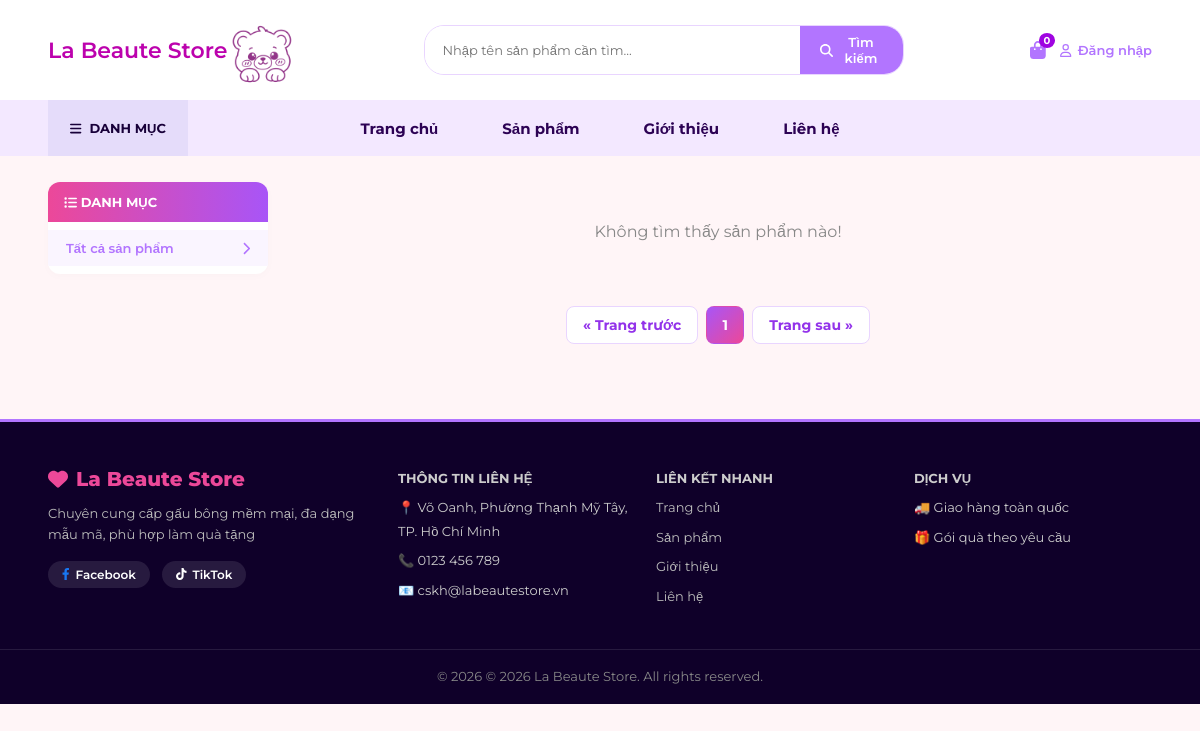
The page /products.php on the database as committed earlier.
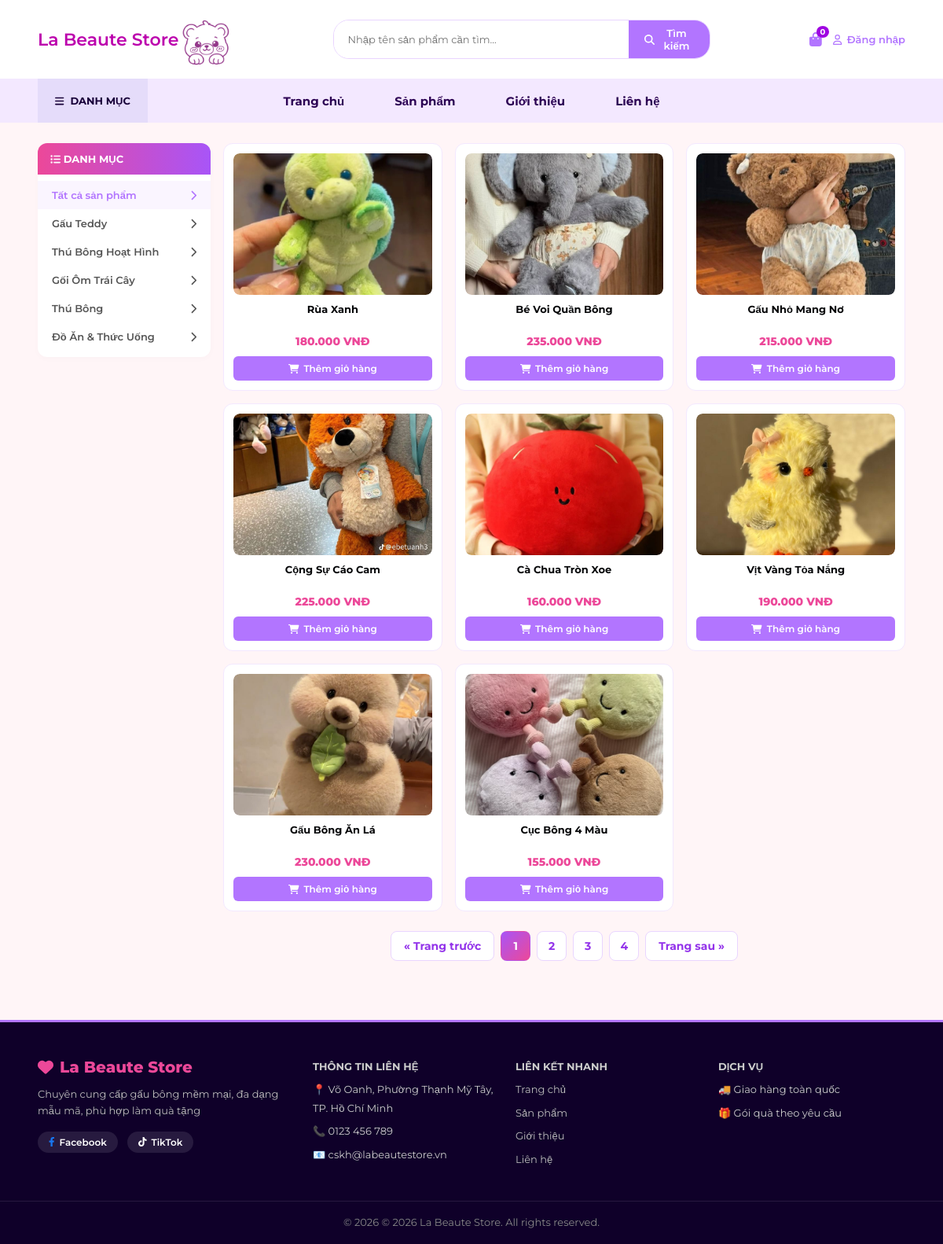
The same page on the database as committed later.
### tables this page shows
CREATE TABLE IF NOT EXISTS categories (
    id INT AUTO_INCREMENT PRIMARY KEY,
    name VARCHAR(100) NOT NULL,
    status TINYINT DEFAULT 1
);

CREATE TABLE IF NOT EXISTS products (
    id INT AUTO_INCREMENT PRIMARY KEY,
    category_id INT NOT NULL,
    name VARCHAR(255) NOT NULL,
    price DECIMAL(10,2) NOT NULL,
    thumbnail VARCHAR(255) NOT NULL,
    description LONGTEXT NULL,
    created_at TIMESTAMP DEFAULT CURRENT_TIMESTAMP,
    FOREIGN KEY (category_id) REFERENCES categories(id) ON DELETE CASCADE
);

### models/Product.php (called while the page is built, shortened)
<?php
class Product {
    private $conn;
    private $table = "products";
    public function __construct($db_conn) {
        $this->conn = $db_conn;
    }
    public function getAll($keyword = '', $category_id = 0, $limit = 0, $offset = 0) {
        $sql = "SELECT p.*, c.name AS category_name
                FROM " . $this->table . " p
                LEFT JOIN categories c ON p.category_id = c.id
                WHERE 1=1";
        $sql .= " ORDER BY p.id DESC";
        if ($limit > 0) {
            $sql .= " LIMIT :limit OFFSET :offset";
        }
        $stmt = $this->conn->prepare($sql);
        if ($limit > 0) {
            $stmt->bindValue(':limit', (int)$limit, PDO::PARAM_INT);
            $stmt->bindValue(':offset', (int)$offset, PDO::PARAM_INT);
        }
        $stmt->execute();
        return $stmt->fetchAll(PDO::FETCH_ASSOC);
    }
    public function countAll($keyword = '', $category_id = 0) {
        $sql = "SELECT COUNT(*) as total FROM " . $this->table . " WHERE 1=1";
        $stmt = $this->conn->prepare($sql);
        $stmt->execute();
        $row = $stmt->fetch(PDO::FETCH_ASSOC);
        return $row ? (int)$row['total'] : 0;
    }
    public function getCategories() {
        $sql = "SELECT * FROM categories WHERE status = 1 ORDER BY id ASC";
        $stmt = $this->conn->prepare($sql);
        $stmt->execute();
        return $stmt->fetchAll(PDO::FETCH_ASSOC);
    }
}

### products.php (the view, shortened to what the changed rows need)
<?php
require_once __DIR__ . '/config/database.php';
if (file_exists(__DIR__ . '/models/Product.php')) {
    require_once __DIR__ . '/models/Product.php';
} else {
    require_once __DIR__ . '/Product.php';
}
$database = new Database();
$conn = $database->getConnection();
$productModel = new Product($conn);
$limit = 8;
$page = isset($_GET['page']) ? max(1, intval($_GET['page'])) : 1;
$offset = ($page - 1) * $limit;
$category_id = isset($_GET['category']) ? intval($_GET['category']) : 0;
$search = isset($_GET['search']) ? trim($_GET['search']) : '';
$categories = method_exists($productModel, 'getCategories')
    ? $productModel->getCategories()
    : $conn->query(
        "SELECT * FROM categories WHERE status = 1 ORDER BY id ASC"
      )->fetchAll(PDO::FETCH_ASSOC);
$total_products = $productModel->countAll($search, $category_id);
$total_pages = ceil($total_products / $limit);
if ($total_pages < 1) {
    $total_pages = 1;
}
$products = $productModel->getAll(
    $search,
    $category_id,
    $limit,
    $offset
);
$pagination_query = "";
?>
<!DOCTYPE html>
<html lang="vi">
<head>
    <link rel="stylesheet" href="assets/css/style.css">
    <link rel="stylesheet" href="https://cdnjs.cloudflare.com/ajax/libs/font-awesome/6.4.0/css/all.min.css">
</head>
<body>
    <div class="products-page-layout">
        <div class="sidebar">
            <ul>
                <?php foreach ($categories as $cat_item): ?>
                <li>
                    <a href="products.php?category=<?php echo $cat_item['id']; ?>"
                        class="<?php echo ($category_id == $cat_item['id']) ? 'active' : ''; ?>">
                        <?php echo htmlspecialchars($cat_item['name']); ?>
                        <i class="fa-solid fa-chevron-right"></i>
                    </a>
                </li>
                <?php endforeach; ?>
            </ul>
        </div>
        <div class="products-section">
            <div class="product-grid">
                <?php if (!empty($products)): ?>
                <?php foreach ($products as $row):
                        $thumb = $row['thumbnail'] ?? ($row['image'] ?? '');
                        $isLoggedIn =
                            isset($_SESSION['user']) ||
                            isset($_SESSION['user_id']);
                        $cartLink = $isLoggedIn
                            ? "cart.php?action=add&id=" . $row['id']
                            : "login.php?redirect=" . urlencode(
                                "cart.php?action=add&id=" . $row['id']
                            );
                        $detailLink = "product-detail.php?id=" . $row['id'];
                    ?>
                <div class="product-card">
                    <a href="<?php echo $detailLink; ?>" class="product-click-overlay"
                        aria-label="<?php echo htmlspecialchars($row['name']); ?>"></a>
                    <div class="product-img-wrapper">
                        <img src="assets/uploads/products/<?php echo basename($thumb); ?>"
                            onerror="this.onerror=null; this.src='https://placehold.co/300x300?text=No+Image';"
                            alt="<?php echo htmlspecialchars($row['name']); ?>">
                    </div>
                    <div class="product-title">
                        <?php echo htmlspecialchars($row['name']); ?>
                    </div>
                    <div class="product-price">
                        <?php echo number_format($row['price'], 0, ',', '.'); ?> VNĐ
                    </div>
                    <a href="<?php echo $cartLink; ?>" class="btn-add-cart-grid">
                        <i class="fa-solid fa-cart-shopping"></i>
                        Thêm giỏ hàng
                    </a>
                </div>
                <?php endforeach; ?>
                <?php else: ?>
                <div style="grid-column: 1 / -1; text-align: center; padding: 40px; color: #888;">
                    Không tìm thấy sản phẩm nào!
                </div>
                <?php endif; ?>
            </div>
            <div class="pagination">
                <a href="products.php?page=<?php echo max(1, $page - 1) . $pagination_query; ?>"
                    class="pagination-link prev-next">
                    &laquo; Trang trước
                </a>
                <?php for ($i = 1; $i <= max(1, $total_pages); $i++): ?>
                <a href="products.php?page=<?php echo $i . $pagination_query; ?>"
                    class="pagination-link <?php echo ($i == $page) ? 'active' : ''; ?>">
                    <?php echo $i; ?>
                </a>
                <?php endfor; ?>
                <a href="products.php?page=<?php echo min($total_pages, $page + 1) . $pagination_query; ?>"
                    class="pagination-link prev-next">
                    Trang sau &raquo;
                </a>
            </div>
        </div>
    </div>
    <?php include("includes/footer.php"); ?>
</body>
</html>

Rows that differ between the two databases and show on the page:
added categories: name "Gấu Teddy"
added categories: name "Thú Bông Hoạt Hình"
added categories: name "Gối Ôm Trái Cây"
added categories: name "Thú Bông"
added categories: name "Đồ Ăn & Thức Uống"
added products: thumbnail+name (picture), name "Rùa Xanh", price "180.000"
added products: thumbnail+name (picture), name "Bé Voi Quần Bông", price "235.000"
added products: thumbnail+name (picture), name "Gấu Nhỏ Mang Nơ", price "215.000"
added products: thumbnail+name (picture), name "Cộng Sự Cáo Cam", price "225.000"
added products: thumbnail+name (picture), name "Cà Chua Tròn Xoe", price "160.000"
added products: thumbnail+name (picture), name "Vịt Vàng Tỏa Nắng", price "190.000"
added products: thumbnail+name (picture), name "Gấu Bông Ăn Lá", price "230.000"
added products: thumbnail+name (picture), name "Cục Bông 4 Màu", price "155.000"
Other text that changed with them:
new list line: "2"
new list line: "3"
new list line: "4"
text no longer shown: "Không tìm thấy sản phẩm nào!"
